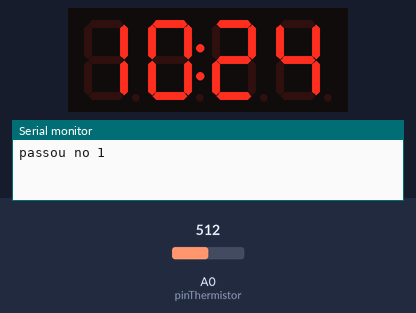
This sketch was run on a simulated Arduino Uno, built with avr-gcc and run on an emulated ATmega328P. On the bench: 4-digit seven-segment display, the last lines printed to the serial monitor. The inputs (shaded band) are chosen by the test bench; at power-on: A0 (pinThermistor) = 512. The local clock reads 2024-03-15 10:24:30 at power-on unless the sketch sets it.

Above: at 0.2 s.
At 63.2 s:
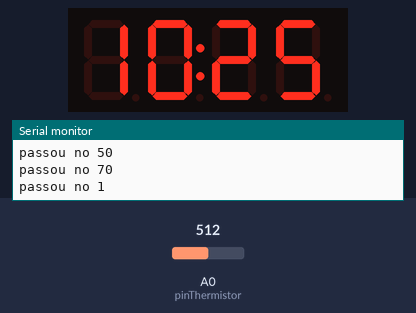
At 124.1 s:
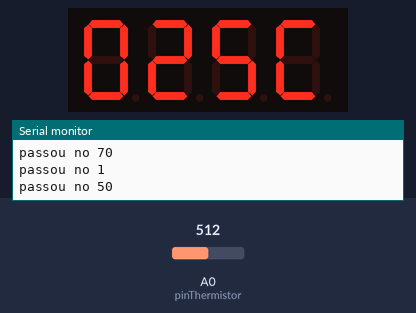

The sketch:

relogio-ds1307-tm1637.ino
```cpp
#include <Arduino.h>
#include <TM1637Display.h>
//Load RTC DS1307's library
#include <DS1307.h>

// Module connection pins (Digital Pins)
#define CLK 2
#define DIO 3

//Random comment

//i2c ports in Arduino UNO
DS1307 rtc(A4, A5);


char* hour;
char* minute;
int hourint;
int minuteint;
int hourminute;

const uint8_t cletter[] = {
	SEG_A | SEG_D | SEG_E | SEG_F            //Letter 'C'
	};

TM1637Display display(CLK, DIO);

// Thermistor pin
const int pinThermistor = A0;

// thermistor parameters
const double beta = 3950.0;
const double r0 = 10000.0;
const double t0 = 273.0 + 25.0;
const double rx = r0 * exp(-beta/t0);

// circuit parameters
const double vcc = 4.92;
const double R = 9810.0;

// Number of samples
const int nsamples = 5;

long currenttime;
long oldtime= 0;
int sweepcounter;

void setup() {
  // put your setup code here, to run once:
  rtc.halt(false);
  //Serial.begin(9600);
  display.clear();
  Serial.begin(9600);
}

void loop() {

currenttime= micros();
if(currenttime - oldtime >= 100000){
  oldtime= micros();
  sweepcounter++;
  if(sweepcounter == 1){
    hour = strtok(rtc.getTimeStr(), ":");
    //Serial.print("hour= ");
    //Serial.println(hour);
    minute= strtok(NULL, ":");
    //Serial.print("minute= ");
    //Serial.println(minute);
    hourint= atoi(hour)*100; //to integer conversion
    minuteint= atoi(minute);
    hourminute= hourint + minuteint;
    display.setBrightness(0x0f);
    if(sweepcounter == 1){
      display.clear();
    }
    display.showNumberDecEx(hourminute, 0x40, false);
    // how to show the dots in the middle: https://forum.arduino.cc/t/how-to-show-the-two-dots-on-4-digit-7-segments-display/592130/2
    Serial.println("passou no 1");
  }else if(sweepcounter == 50){
    // Read the sensor a couple of times
    int sum = 0;
    for (int i = 0; i < nsamples; i++) {
      sum += analogRead(pinThermistor);
    delay (5);
    }

    // Thermistor resistance
    double v = (vcc*sum)/(nsamples*1024.0);
    double rt = (vcc*R)/v - R;

    // Temperature calculations (celsius)
    double t = beta / log(rt/rx);
    int tempcelsius= t-273.0;

    display.showNumberDecEx(tempcelsius, false, 1, 3);
    display.setSegments(cletter, 1, 3); //Letter 'C'
    Serial.println("passou no 50");
  }else if(sweepcounter == 70){
    sweepcounter= 0;
    Serial.println("passou no 70");
  }else{

  }


  }


}
```

Measured:
- what the display in image 0 shows lasts 5.0 s, from 0.1 s to 5.1 s
- what the display in image 2 shows lasts 2.1 s, from 124.1 s to 126.2 s
